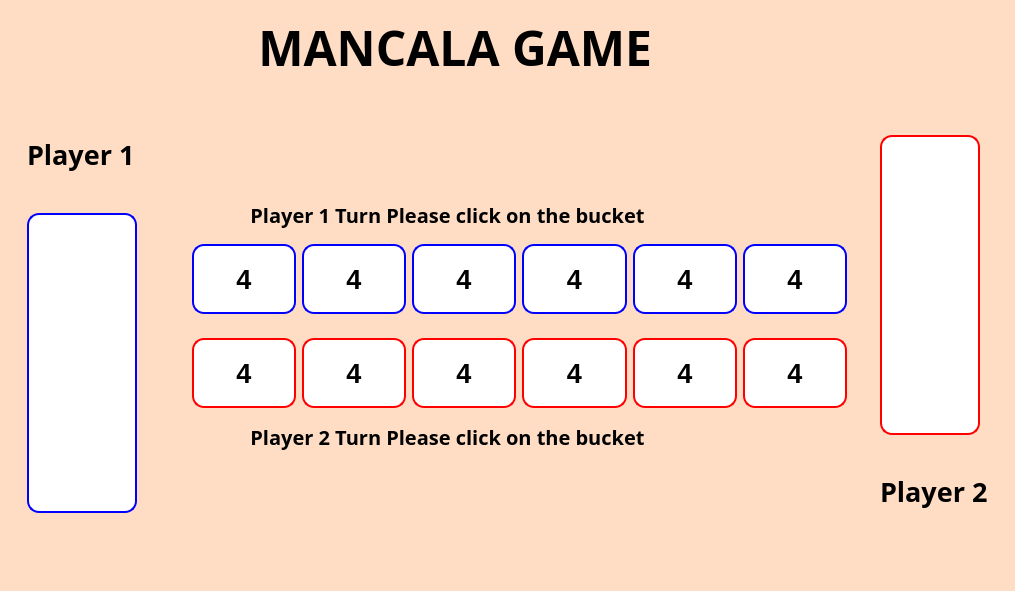
<?xml version="1.0" encoding="UTF-8"?>
<ui version="4.0">
 <class>MainWindow</class>
 <widget class="QMainWindow" name="MainWindow">
  <property name="geometry">
   <rect>
    <x>0</x>
    <y>0</y>
    <width>1015</width>
    <height>591</height>
   </rect>
  </property>
  <property name="windowTitle">
   <string>MainWindow</string>
  </property>
  <property name="styleSheet">
   <string notr="true">background:#ffddc5</string>
  </property>
  <widget class="QWidget" name="centralwidget">
   <layout class="QVBoxLayout" name="verticalLayout_4">
    <item>
     <widget class="QLabel" name="label_3">
      <property name="font">
       <font>
        <family>Orbitron</family>
        <pointsize>36</pointsize>
        <weight>75</weight>
        <italic>false</italic>
        <bold>true</bold>
       </font>
      </property>
      <property name="text">
       <string>                    MANCALA GAME</string>
      </property>
     </widget>
    </item>
    <item>
     <widget class="QWidget" name="widget_6" native="true">
      <layout class="QHBoxLayout" name="horizontalLayout">
       <item>
        <widget class="QWidget" name="widget_2" native="true">
         <property name="sizePolicy">
          <sizepolicy hsizetype="Fixed" vsizetype="Preferred">
           <horstretch>0</horstretch>
           <verstretch>0</verstretch>
          </sizepolicy>
         </property>
         <property name="maximumSize">
          <size>
           <width>150</width>
           <height>16777215</height>
          </size>
         </property>
         <layout class="QVBoxLayout" name="verticalLayout_2">
          <property name="topMargin">
           <number>0</number>
          </property>
          <item>
           <widget class="QLabel" name="label">
            <property name="maximumSize">
             <size>
              <width>200</width>
              <height>50</height>
             </size>
            </property>
            <property name="font">
             <font>
              <family>Orbitron</family>
              <pointsize>20</pointsize>
              <weight>75</weight>
              <italic>false</italic>
              <bold>true</bold>
             </font>
            </property>
            <property name="styleSheet">
             <string notr="true">color:bkue;</string>
            </property>
            <property name="text">
             <string>Player 1</string>
            </property>
           </widget>
          </item>
          <item>
           <widget class="QLineEdit" name="lineEdit_1">
            <property name="sizePolicy">
             <sizepolicy hsizetype="Fixed" vsizetype="Fixed">
              <horstretch>0</horstretch>
              <verstretch>0</verstretch>
             </sizepolicy>
            </property>
            <property name="minimumSize">
             <size>
              <width>100</width>
              <height>300</height>
             </size>
            </property>
            <property name="styleSheet">
             <string notr="true">border: 2px solid; border-radius:12px; border-color: blue;background-color: palette(base);
color:#1b4972;
</string>
            </property>
            <property name="alignment">
             <set>Qt::AlignCenter</set>
            </property>
            <property name="readOnly">
             <bool>true</bool>
            </property>
           </widget>
          </item>
         </layout>
        </widget>
       </item>
       <item>
        <widget class="QWidget" name="widget" native="true">
         <property name="sizePolicy">
          <sizepolicy hsizetype="Preferred" vsizetype="Preferred">
           <horstretch>0</horstretch>
           <verstretch>0</verstretch>
          </sizepolicy>
         </property>
         <layout class="QVBoxLayout" name="verticalLayout">
          <property name="topMargin">
           <number>100</number>
          </property>
          <property name="bottomMargin">
           <number>100</number>
          </property>
          <item>
           <widget class="QLabel" name="label_4">
            <property name="maximumSize">
             <size>
              <width>600</width>
              <height>50</height>
             </size>
            </property>
            <property name="font">
             <font>
              <family>Orbitron</family>
              <pointsize>15</pointsize>
              <weight>75</weight>
              <italic>false</italic>
              <bold>true</bold>
             </font>
            </property>
            <property name="text">
             <string>             Player 1 Turn Please click on the bucket</string>
            </property>
           </widget>
          </item>
          <item>
           <widget class="QWidget" name="widget_3" native="true">
            <property name="minimumSize">
             <size>
              <width>400</width>
              <height>0</height>
             </size>
            </property>
            <layout class="QHBoxLayout" name="horizontalLayout_3">
             <item>
              <widget class="QPushButton" name="pushButton_6">
               <property name="minimumSize">
                <size>
                 <width>50</width>
                 <height>70</height>
                </size>
               </property>
               <property name="font">
                <font>
                 <pointsize>20</pointsize>
                 <weight>75</weight>
                 <bold>true</bold>
                </font>
               </property>
               <property name="styleSheet">
                <string notr="true">border: 2px solid; border-radius:12px; border-color: blue;background-color: palette(base);</string>
               </property>
               <property name="text">
                <string>4</string>
               </property>
              </widget>
             </item>
             <item>
              <widget class="QPushButton" name="pushButton_5">
               <property name="minimumSize">
                <size>
                 <width>50</width>
                 <height>70</height>
                </size>
               </property>
               <property name="font">
                <font>
                 <pointsize>20</pointsize>
                 <weight>75</weight>
                 <bold>true</bold>
                </font>
               </property>
               <property name="styleSheet">
                <string notr="true">border: 2px solid; border-radius:12px; border-color: blue;background-color: palette(base);</string>
               </property>
               <property name="text">
                <string>4</string>
               </property>
              </widget>
             </item>
             <item>
              <widget class="QPushButton" name="pushButton_4">
               <property name="minimumSize">
                <size>
                 <width>50</width>
                 <height>70</height>
                </size>
               </property>
               <property name="font">
                <font>
                 <pointsize>20</pointsize>
                 <weight>75</weight>
                 <bold>true</bold>
                </font>
               </property>
               <property name="styleSheet">
                <string notr="true">border: 2px solid; border-radius:12px; border-color: blue;background-color: palette(base);</string>
               </property>
               <property name="text">
                <string>4</string>
               </property>
              </widget>
             </item>
             <item>
              <widget class="QPushButton" name="pushButton_3">
               <property name="minimumSize">
                <size>
                 <width>50</width>
                 <height>70</height>
                </size>
               </property>
               <property name="font">
                <font>
                 <pointsize>20</pointsize>
                 <weight>75</weight>
                 <bold>true</bold>
                </font>
               </property>
               <property name="styleSheet">
                <string notr="true">border: 2px solid; border-radius:12px; border-color: blue;background-color: palette(base);</string>
               </property>
               <property name="text">
                <string>4</string>
               </property>
              </widget>
             </item>
             <item>
              <widget class="QPushButton" name="pushButton_2">
               <property name="sizePolicy">
                <sizepolicy hsizetype="Minimum" vsizetype="Fixed">
                 <horstretch>0</horstretch>
                 <verstretch>0</verstretch>
                </sizepolicy>
               </property>
               <property name="minimumSize">
                <size>
                 <width>50</width>
                 <height>70</height>
                </size>
               </property>
               <property name="font">
                <font>
                 <pointsize>20</pointsize>
                 <weight>75</weight>
                 <bold>true</bold>
                </font>
               </property>
               <property name="styleSheet">
                <string notr="true">border: 2px solid; border-radius:12px; border-color: blue;background-color: palette(base);</string>
               </property>
               <property name="text">
                <string>4</string>
               </property>
              </widget>
             </item>
             <item>
              <widget class="QPushButton" name="pushButton">
               <property name="minimumSize">
                <size>
                 <width>50</width>
                 <height>70</height>
                </size>
               </property>
               <property name="font">
                <font>
                 <pointsize>20</pointsize>
                 <weight>75</weight>
                 <bold>true</bold>
                </font>
               </property>
               <property name="styleSheet">
                <string notr="true">border: 2px solid; border-radius:12px; border-color: blue;background-color: palette(base);</string>
               </property>
               <property name="text">
                <string>4</string>
               </property>
              </widget>
             </item>
            </layout>
           </widget>
          </item>
          <item>
           <widget class="QWidget" name="widget_4" native="true">
            <property name="minimumSize">
             <size>
              <width>400</width>
              <height>0</height>
             </size>
            </property>
            <layout class="QHBoxLayout" name="horizontalLayout_4">
             <item>
              <widget class="QPushButton" name="pushButton_7">
               <property name="minimumSize">
                <size>
                 <width>50</width>
                 <height>70</height>
                </size>
               </property>
               <property name="font">
                <font>
                 <pointsize>20</pointsize>
                 <weight>75</weight>
                 <bold>true</bold>
                </font>
               </property>
               <property name="styleSheet">
                <string notr="true">border: 2px solid; border-radius:12px; border-color: red;background-color: palette(base);</string>
               </property>
               <property name="text">
                <string>4</string>
               </property>
              </widget>
             </item>
             <item>
              <widget class="QPushButton" name="pushButton_8">
               <property name="minimumSize">
                <size>
                 <width>50</width>
                 <height>70</height>
                </size>
               </property>
               <property name="font">
                <font>
                 <pointsize>20</pointsize>
                 <weight>75</weight>
                 <bold>true</bold>
                </font>
               </property>
               <property name="styleSheet">
                <string notr="true">border: 2px solid; border-radius:12px; border-color: red;background-color: palette(base);</string>
               </property>
               <property name="text">
                <string>4</string>
               </property>
              </widget>
             </item>
             <item>
              <widget class="QPushButton" name="pushButton_9">
               <property name="minimumSize">
                <size>
                 <width>50</width>
                 <height>70</height>
                </size>
               </property>
               <property name="font">
                <font>
                 <pointsize>20</pointsize>
                 <weight>75</weight>
                 <bold>true</bold>
                </font>
               </property>
               <property name="styleSheet">
                <string notr="true">border: 2px solid; border-radius:12px; border-color: red;background-color: palette(base);</string>
               </property>
               <property name="text">
                <string>4</string>
               </property>
              </widget>
             </item>
             <item>
              <widget class="QPushButton" name="pushButton_10">
               <property name="minimumSize">
                <size>
                 <width>50</width>
                 <height>70</height>
                </size>
               </property>
               <property name="font">
                <font>
                 <pointsize>20</pointsize>
                 <weight>75</weight>
                 <bold>true</bold>
                </font>
               </property>
               <property name="styleSheet">
                <string notr="true">border: 2px solid; border-radius:12px; border-color: red;background-color: palette(base);</string>
               </property>
               <property name="text">
                <string>4</string>
               </property>
              </widget>
             </item>
             <item>
              <widget class="QPushButton" name="pushButton_11">
               <property name="minimumSize">
                <size>
                 <width>50</width>
                 <height>70</height>
                </size>
               </property>
               <property name="font">
                <font>
                 <pointsize>20</pointsize>
                 <weight>75</weight>
                 <bold>true</bold>
                </font>
               </property>
               <property name="styleSheet">
                <string notr="true">border: 2px solid; border-radius:12px; border-color: red;background-color: palette(base);</string>
               </property>
               <property name="text">
                <string>4</string>
               </property>
              </widget>
             </item>
             <item>
              <widget class="QPushButton" name="pushButton_12">
               <property name="minimumSize">
                <size>
                 <width>50</width>
                 <height>70</height>
                </size>
               </property>
               <property name="font">
                <font>
                 <pointsize>20</pointsize>
                 <weight>75</weight>
                 <bold>true</bold>
                </font>
               </property>
               <property name="styleSheet">
                <string notr="true">border: 2px solid; border-radius:12px; border-color: red;background-color: palette(base);</string>
               </property>
               <property name="text">
                <string>4</string>
               </property>
              </widget>
             </item>
            </layout>
           </widget>
          </item>
          <item>
           <widget class="QLabel" name="label_5">
            <property name="maximumSize">
             <size>
              <width>600</width>
              <height>50</height>
             </size>
            </property>
            <property name="font">
             <font>
              <family>Orbitron</family>
              <pointsize>15</pointsize>
              <weight>75</weight>
              <italic>false</italic>
              <bold>true</bold>
             </font>
            </property>
            <property name="text">
             <string>             Player 2 Turn Please click on the bucket</string>
            </property>
           </widget>
          </item>
         </layout>
        </widget>
       </item>
       <item>
        <widget class="QWidget" name="widget_5" native="true">
         <property name="sizePolicy">
          <sizepolicy hsizetype="Fixed" vsizetype="Preferred">
           <horstretch>0</horstretch>
           <verstretch>0</verstretch>
          </sizepolicy>
         </property>
         <property name="minimumSize">
          <size>
           <width>0</width>
           <height>200</height>
          </size>
         </property>
         <layout class="QVBoxLayout" name="verticalLayout_3">
          <item>
           <widget class="QLineEdit" name="lineEdit_2">
            <property name="minimumSize">
             <size>
              <width>100</width>
              <height>300</height>
             </size>
            </property>
            <property name="maximumSize">
             <size>
              <width>100</width>
              <height>300</height>
             </size>
            </property>
            <property name="styleSheet">
             <string notr="true">border: 2px solid; border-radius:12px; border-color:red;background-color: palette(base);
color:#1b4972;
</string>
            </property>
            <property name="alignment">
             <set>Qt::AlignCenter</set>
            </property>
            <property name="readOnly">
             <bool>true</bool>
            </property>
            <property name="placeholderText">
             <string/>
            </property>
            <property name="clearButtonEnabled">
             <bool>false</bool>
            </property>
           </widget>
          </item>
          <item>
           <widget class="QLabel" name="label_2">
            <property name="maximumSize">
             <size>
              <width>200</width>
              <height>50</height>
             </size>
            </property>
            <property name="font">
             <font>
              <family>Orbitron</family>
              <pointsize>20</pointsize>
              <weight>75</weight>
              <italic>false</italic>
              <bold>true</bold>
             </font>
            </property>
            <property name="text">
             <string>Player 2</string>
            </property>
           </widget>
          </item>
         </layout>
        </widget>
       </item>
      </layout>
     </widget>
    </item>
   </layout>
  </widget>
  <widget class="QStatusBar" name="statusbar"/>
 </widget>
 <resources/>
 <connections/>
</ui>
